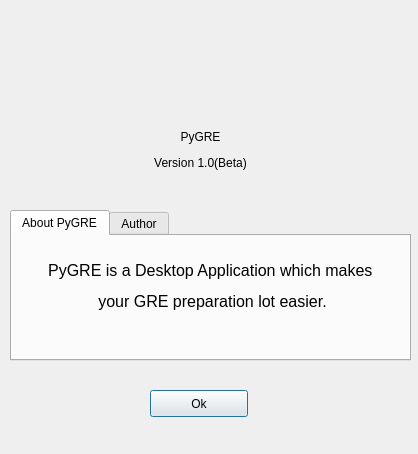
<?xml version="1.0" encoding="UTF-8"?>
<ui version="4.0">
 <class>Dialog</class>
 <widget class="QDialog" name="Dialog">
  <property name="geometry">
   <rect>
    <x>0</x>
    <y>0</y>
    <width>418</width>
    <height>454</height>
   </rect>
  </property>
  <property name="windowTitle">
   <string>About</string>
  </property>
  <widget class="QPushButton" name="pushButton">
   <property name="geometry">
    <rect>
     <x>150</x>
     <y>390</y>
     <width>98</width>
     <height>27</height>
    </rect>
   </property>
   <property name="text">
    <string>Ok</string>
   </property>
  </widget>
  <widget class="QLabel" name="label">
   <property name="geometry">
    <rect>
     <x>170</x>
     <y>20</y>
     <width>81</width>
     <height>91</height>
    </rect>
   </property>
   <property name="text">
    <string>&lt;html&gt;&lt;head/&gt;&lt;body&gt;&lt;p&gt;&lt;img src=&quot;:/icons/course_icon_gre.png&quot;/&gt;&lt;/p&gt;&lt;/body&gt;&lt;/html&gt;</string>
   </property>
   <property name="scaledContents">
    <bool>false</bool>
   </property>
  </widget>
  <widget class="QLabel" name="label_2">
   <property name="geometry">
    <rect>
     <x>100</x>
     <y>110</y>
     <width>201</width>
     <height>81</height>
    </rect>
   </property>
   <property name="text">
    <string>&lt;html&gt;&lt;head/&gt;&lt;body&gt;&lt;p align=&quot;center&quot;&gt;PyGRE&lt;/p&gt;&lt;p align=&quot;center&quot;&gt;Version 1.0(Beta)&lt;/p&gt;&lt;/body&gt;&lt;/html&gt;</string>
   </property>
   <property name="textFormat">
    <enum>Qt::RichText</enum>
   </property>
  </widget>
  <widget class="QTabWidget" name="tabWidget">
   <property name="geometry">
    <rect>
     <x>10</x>
     <y>210</y>
     <width>401</width>
     <height>151</height>
    </rect>
   </property>
   <property name="currentIndex">
    <number>0</number>
   </property>
   <widget class="QWidget" name="tab">
    <attribute name="icon">
     <iconset resource="iconresource.qrc">
      <normaloff>:/icons/course_icon_gre.png</normaloff>:/icons/course_icon_gre.png</iconset>
    </attribute>
    <attribute name="title">
     <string>About PyGRE</string>
    </attribute>
    <widget class="QLabel" name="label_3">
     <property name="geometry">
      <rect>
       <x>10</x>
       <y>10</y>
       <width>381</width>
       <height>81</height>
      </rect>
     </property>
     <property name="text">
      <string>&lt;html&gt;&lt;head/&gt;&lt;body&gt;&lt;p align=&quot;center&quot;&gt;&lt;span style=&quot; font-size:12pt;&quot;&gt;PyGRE is a Desktop Application which makes &lt;/span&gt;&lt;/p&gt;&lt;p align=&quot;center&quot;&gt;&lt;span style=&quot; font-size:12pt;&quot;&gt;your GRE preparation lot easier.&lt;/span&gt;&lt;/p&gt;&lt;/body&gt;&lt;/html&gt;</string>
     </property>
     <property name="textFormat">
      <enum>Qt::RichText</enum>
     </property>
    </widget>
   </widget>
   <widget class="QWidget" name="tab_2">
    <attribute name="icon">
     <iconset resource="iconresource.qrc">
      <normaloff>:/icons/developer.png</normaloff>:/icons/developer.png</iconset>
    </attribute>
    <attribute name="title">
     <string>Author</string>
    </attribute>
    <widget class="QLabel" name="label_4">
     <property name="geometry">
      <rect>
       <x>10</x>
       <y>10</y>
       <width>371</width>
       <height>81</height>
      </rect>
     </property>
     <property name="text">
      <string>&lt;html&gt;&lt;head/&gt;&lt;body&gt;&lt;p align=&quot;justify&quot;&gt;&lt;span style=&quot; font-size:12pt;&quot;&gt;Naheed Anjum Arafat&lt;/span&gt;&lt;/p&gt;&lt;p align=&quot;justify&quot;&gt;&lt;span style=&quot; font-size:12pt;&quot;&gt;For bug report&lt;/span&gt;&lt;/p&gt;&lt;p align=&quot;justify&quot;&gt;&lt;span style=&quot; font-size:12pt;&quot;&gt;contact &lt;/span&gt;&lt;span style=&quot; font-size:12pt; font-weight:600;&quot;&gt;naheedcse@gmail.com&lt;/span&gt;&lt;/p&gt;&lt;p align=&quot;justify&quot;&gt;&lt;br/&gt;&lt;/p&gt;&lt;/body&gt;&lt;/html&gt;</string>
     </property>
     <property name="textFormat">
      <enum>Qt::RichText</enum>
     </property>
    </widget>
   </widget>
  </widget>
 </widget>
 <resources>
  <include location="iconresource.qrc"/>
 </resources>
 <connections>
  <connection>
   <sender>pushButton</sender>
   <signal>clicked()</signal>
   <receiver>Dialog</receiver>
   <slot>close()</slot>
   <hints>
    <hint type="sourcelabel">
     <x>198</x>
     <y>403</y>
    </hint>
    <hint type="destinationlabel">
     <x>208</x>
     <y>226</y>
    </hint>
   </hints>
  </connection>
 </connections>
</ui>
